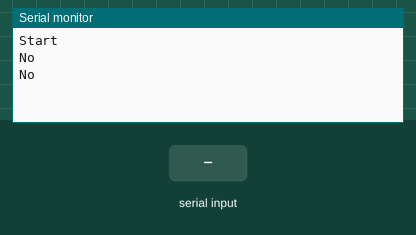
The sketch below on a simulated Arduino Uno, built with avr-gcc and run on an emulated ATmega328P. Parts: the last lines printed to the serial monitor. The inputs (shaded band) are chosen by the test bench.

Above: at 1.2 s.
1.3 s: "A" received over Serial
At 2.8 s:
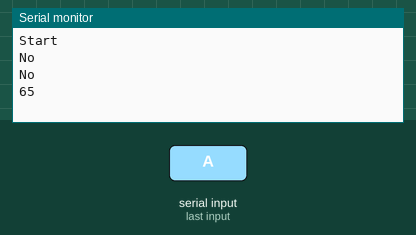
3.5 s: "1" received over Serial
At 4.7 s:
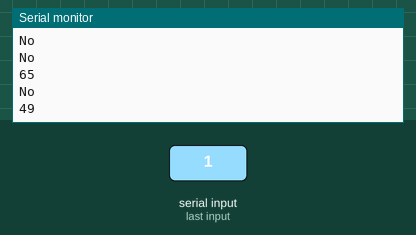

The sketch:

bluetooth_test.ino
```cpp
#include <Arduino.h>
#include <Wire.h>
#include <SoftwareSerial.h>

#include <MeMCore.h>


void setup(){
    Serial.begin(115200);
    Serial.println("Start");
}

void loop(){
    if((Serial.available()) > (0)){
        int val = Serial.read();
        Serial.println(val);

        if (val == 'A') {
          digitalWrite(LED_BUILTIN, HIGH);
        } else {
          digitalWrite(LED_BUILTIN, LOW);
        }
    }else{
        Serial.println("No");
    }
    _delay(1);
    _loop();
}

void _delay(float seconds){
    long endTime = millis() + seconds * 1000;
    while(millis() < endTime)_loop();
}

void _loop(){
}

//#include "MeOrion.h"
//#include <SoftwareSerial.h>
//
//MeBluetooth bluetooth(PORT_3);
//
//void setup() {
//  // Setup.
//  bluetooth.begin(115200);    //The factory default baud rate is 115200
//
//  // Give a few blinks to show that the code is up and running.
//  blink(2);
//}
//
//void loop() {
//  if (bluetooth.available() < 2) {
//    blink(2);
//    delay(800);
//    return;
//  }
//
//  int start = bluetooth.read();
//  // Look for the start byte (255, or 0xFF)
//  if (start !=Serial.read() 'S') {
//    blink(3);
//    delay(800);
//    bluetooth.write('A');
//    return;
//  }
//  // Read the instructions.
//  int led_state = bluetooth.read();
//  blink(4);
//  digitalWrite(LED_BUILTIN, led_state == 'O' ? HIGH : LOW);
//}
//
//void blink(int num_blinks) {
//  for (int i = 0; i < num_blinks; ++i) {
//    digitalWrite(LED_BUILTIN, HIGH);
//    delay(500);
//    digitalWrite(LED_BUILTIN, LOW);
//    delay(500);
//  }
//}
```

Measured:
- after the input at 1.3 s, the serial monitor: prints a new line after 0.70 s (image 1)
- after the input at 3.5 s, the serial monitor: prints a new line after 0.50 s (image 2)
